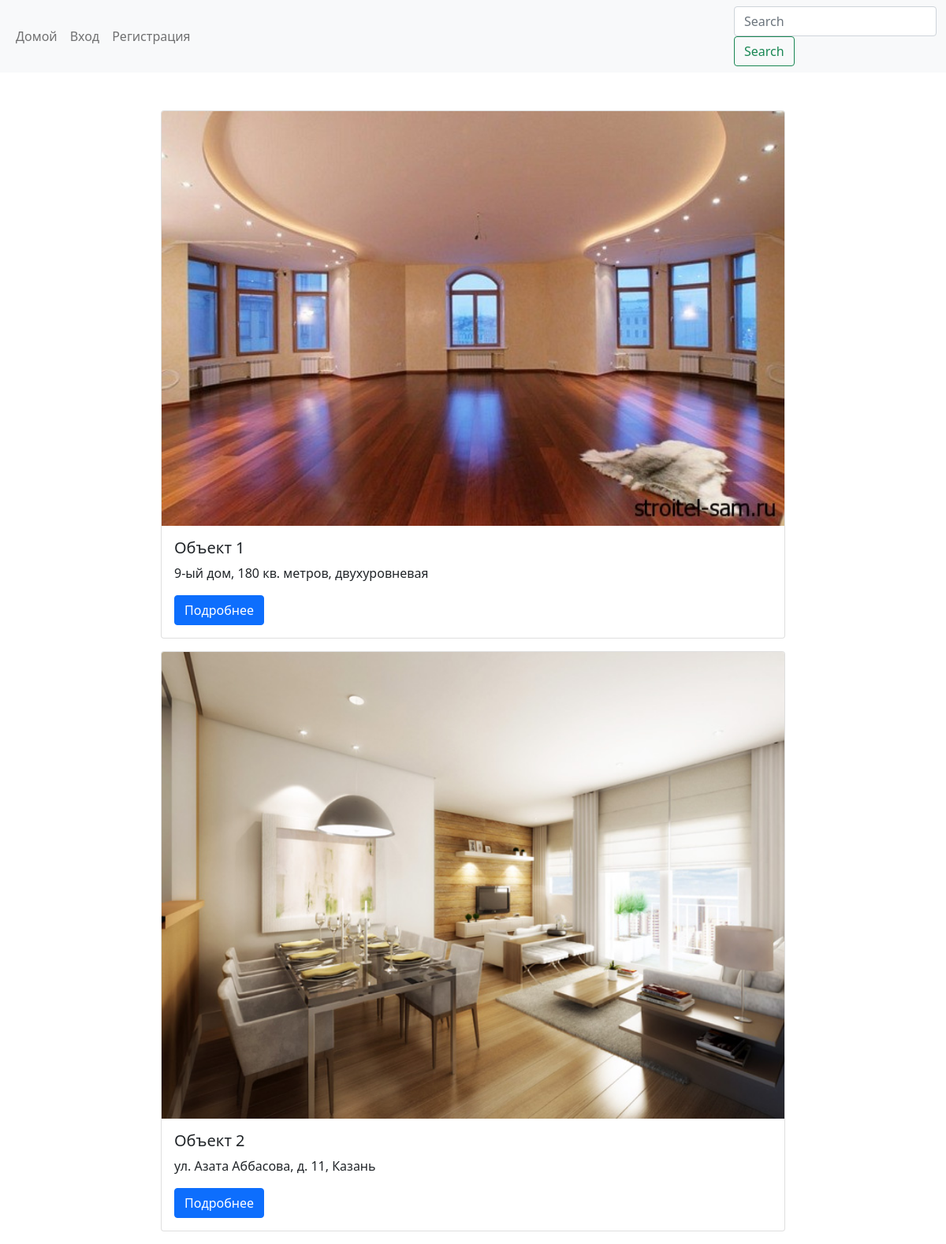
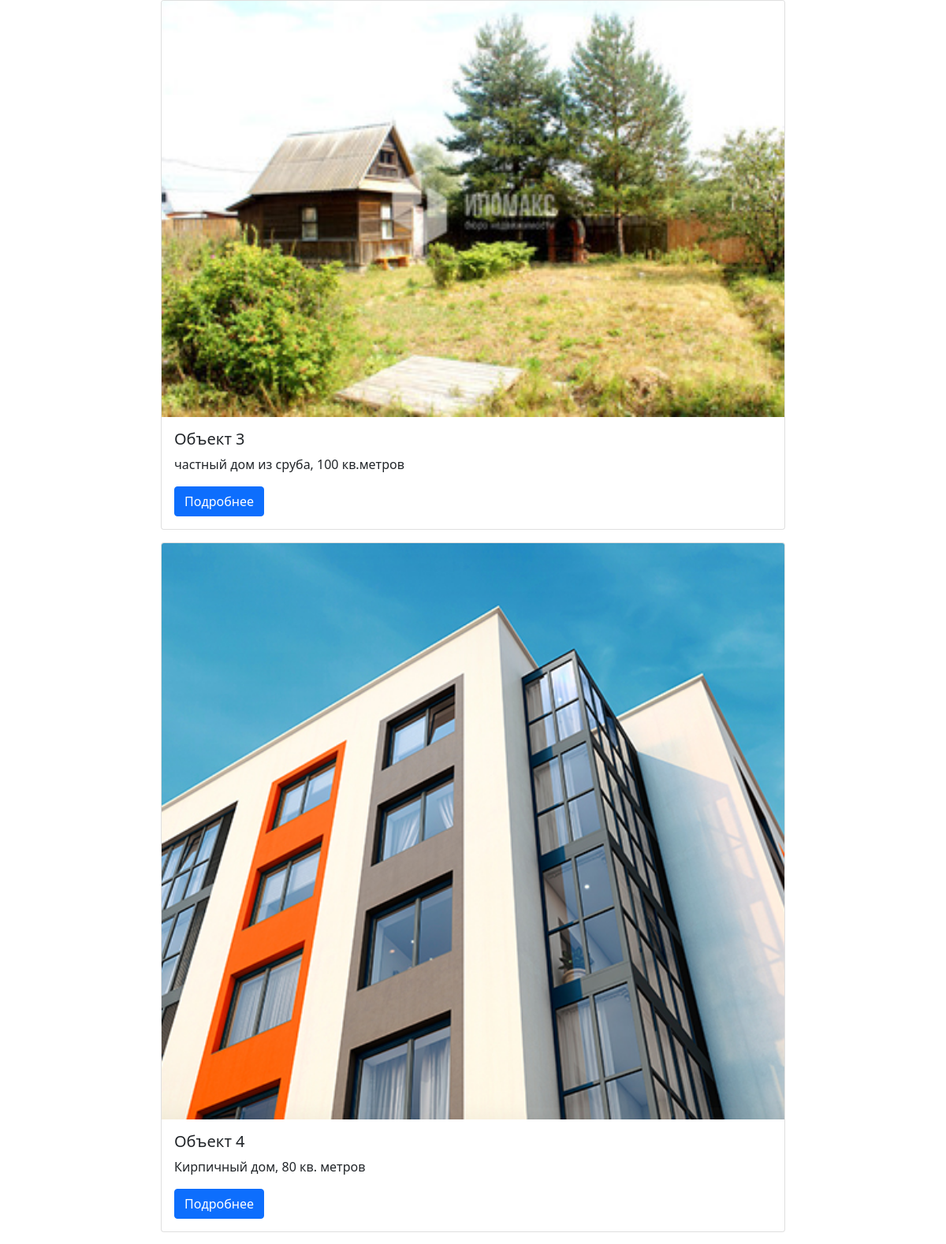
The page / (upper part) on the database its author committed (2 pictures, top to bottom).
### tables this page shows
CREATE TABLE `realties` (
  `id` int unsigned NOT NULL AUTO_INCREMENT,
  `name` varchar(255) NOT NULL,
  `address` json NOT NULL,
  `description` text NOT NULL,
  `price` int unsigned NOT NULL,
  `created_at` timestamp NOT NULL DEFAULT CURRENT_TIMESTAMP,
  `image` varchar(255) DEFAULT NULL,
  `is_actual` tinyint(1) NOT NULL DEFAULT '1',
  PRIMARY KEY (`id`)
);

### App/Controllers/MainController.php (called while the page is built, shortened)
<?php
class MainController extends Controller
{
    public function indexAction() {
        $result = $this->model->getRealties();
        $this->view->render('Main page', [ 'realties' => $result ]);
    }
}

### public/index.php (called while the page is built, shortened)
<?php
spl_autoload_register(function ($class) {
    $path = str_replace('\\', '/', '../' . $class . '.php');
});
$router = new Router();
$router->run();

### App/Lib/Db.php (called while the page is built, shortened)
<?php
class Db
{
    protected $db;
    public function __construct()
    {
        $config = require '../' . 'App/Config/db.php';
        $this->db = new PDO(
            "mysql:host={$config['host']};dbname={$config['name']}",
            $config['user'],
            $config['password']
        );
    }
    public function query($sql, $params = [])
    {
        $stmt = $this->db->prepare($sql);
        $stmt->execute();
        return $stmt;
    }
    public function row($sql, $params = [])
    {
        $result = $this->query($sql, $params);
        return $result->fetchAll(PDO::FETCH_ASSOC);
    }
}

### App/Config/db.php (called while the page is built)
<?php
return [
    'host' => 'localhost',
    'name' => 'realty',
    'password' => 'root',
    'user' => 'root',
];

### App/Models/Main.php (called while the page is built, shortened)
<?php
class Main extends Model
{
    public function getRealties()
    {
        $result = $this->db->row('SELECT * FROM realties');
        return $result;
    }
}

### App/Core/Model.php (called while the page is built, shortened)
<?php
abstract class Model
{
    public function __construct()
    {
        $this->db = new Db();
    }
}

### App/Views/main/index.php (the view)
<div class="row justify-content-center mt-5">
    <?php foreach($realties as $realty): ?>
        <div class="col-8 pb-3">
            <div class="card">
                <img src="/img/<?= $realty['image'] ?>" class="card-img-top" alt="...">
                <div class="card-body">
                    <h5 class="card-title"><?= $realty['name'] ?></h5>
                    <p class="card-text"><?= $realty['description'] ?></p>
                    <a href="/show" class="btn btn-primary">Подробнее</a>
                </div>
            </div>
        </div>
    <?php endforeach ?>
</div>

### App/Core/Router.php (shortened to what this page needs)
<?php
class Router
{
    protected $routes = [];
    protected $params = [];
    public function add($route, $params)
    {
        $route = '#^' . $route . '$#';
        $this->routes[$route] = $params;
    }
    public function match()
    {
        $url = trim($_SERVER['REQUEST_URI'], '/');
        foreach ($this->routes as $route => $params) {
            if (preg_match($route, $url, $matches)) {
                $this->params = $params;
                return true;
            }
        }
        return false;
    }
    public function run()
    {
        if ($this->match()) {
            $controllerPath = 'App\Controllers\\' . ucfirst($this->params['controller']) . 'Controller';
            if (class_exists($controllerPath)) {
                $action = $this->params['action'] . 'Action';
                if (method_exists($controllerPath, $action)) {
                    $controller = new $controllerPath($this->params);
                    $controller->$action();
                } else {
                    View::errorCode(404);
                }
            } else {
                View::errorCode(404);
            }
        } else {
            View::errorCode(404);
        }
    }
}

### App/Core/View.php (shortened to what this page needs)
<?php
class View
{
    public $path;
    public $layout = 'default';
    public function __construct($route)
    {
        $this->path = $route['controller'] . '/' . $route['action'];
    }
    public function render($title, $vars = [])
    {
        $path = '../' . 'App/Views/' . $this->path . '.php';
        if (file_exists($path)) {
            require $path;
            $content = ob_get_clean();
            require '../' . 'App/Views/layouts/' . $this->layout . '.php';
        } else {
            echo 'Template not found: ' . $this->path;
        }
    }
}

### App/Views/layouts/default.php (shortened to what this page needs)
<!DOCTYPE html>
<html>
    <head>
        <link href="/css/bootstrap.min.css" rel="stylesheet">
    </head>
    <body>
        <nav class="navbar navbar-expand bg-light navbar-light">
            <div class="container-fluid">
                <ul class="navbar-nav mr-auto mt-2 mt-lg-0">
                    <li class="nav-item">
                        <a class="nav-link menu-link" href="/">Домой</a>
                    </li>
                    <li class="nav-item">
                        <a class="nav-link menu-link" href="/login">Вход</a>
                    </li>
                    <li class="nav-item">
                        <a class="nav-link menu-link" href="/register">Регистрация</a>
                    </li>
                </ul>
                <form class="form-inline my-2 my-lg-0  mr-15">
                    <input class="form-control mr-sm-2" type="search" placeholder="Search" aria-label="Search">
                    <button class="btn btn-outline-success my-2 my-sm-0" type="submit">Search</button>
                </form>
            </div>
        </nav>
        <?= $content ?>
    </body>
</html>

### rows shown on the page
realties: image (picture), name "Объект 1", description "9-ый дом, 180 кв. метров, двухуровневая"
realties: image (picture), name "Объект 2", description "ул. Азата Аббасова, д. 11, Казань"
realties: image (picture), name "Объект 3", description "частный дом из сруба, 100 кв.метров"
realties: image (picture), name "Объект 4", description "Кирпичный дом, 80 кв. метров"
